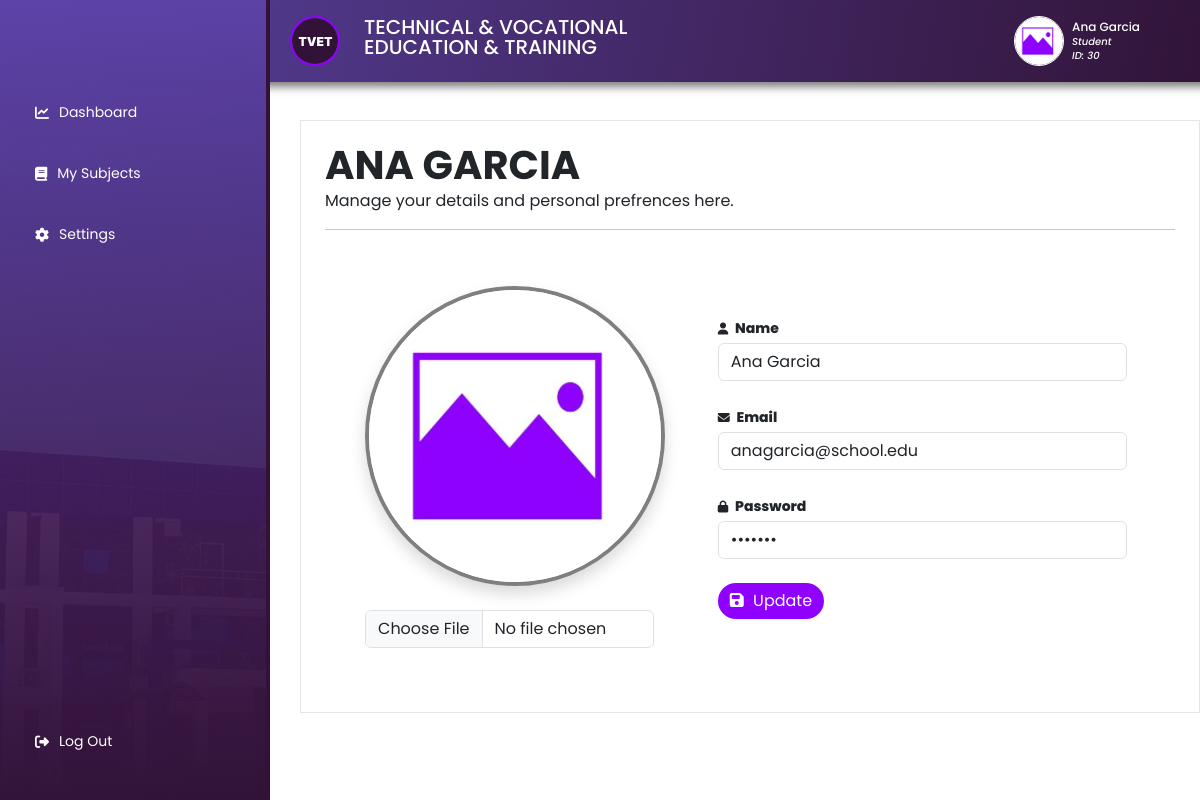
The app's page /student/settings.php (signed in) with its own data.
### tables this page shows
CREATE TABLE `student_users` (
  `id` int NOT NULL,
  `name` varchar(255) NOT NULL,
  `course` varchar(50) NOT NULL,
  `email` varchar(255) NOT NULL,
  `password` varchar(255) NOT NULL,
  `s_image` text
);

### student/settings.php (the view, shortened to what this page needs)
<?php
require_once '../config/conn.php';
$student_id = $_SESSION['student_id'];
$student = $conn->query("SELECT * FROM `student_users` WHERE id = '$student_id'");
$row = $student->fetch_assoc();
$mail = $row['email'];
?>
<!DOCTYPE html>
<html lang="en">
<head>
    <link rel="stylesheet" href="../public/style/bootstrap.min.css">
    <link rel="stylesheet" href="../public/style/main.css">
    <link rel="stylesheet" href="../public/style/admin.css">
    <link rel="stylesheet" href="../public/fonts/css/all.min.css">
    <link rel="stylesheet" href="../public/style/loading.css">
    <link rel="stylesheet" href="../public/style/settings.css">
</head>
<body>
    <?php include('./theme/header.php'); ?>
    <div class="main-container">
        <?php include('./theme/sidebar.php'); ?>
        <main class="main">
            <div class="main-wrapper">
                <div class="text-wrapper">
                    <h1 style="line-height: 1; text-transform:uppercase; font-weight:700; margin-bottom:4px"><?= $name; ?></h1>
                    <p>Manage your details and personal prefrences here.</p>
                    <hr>
                </div>
                <form action="settings.php" enctype="multipart/form-data" method="post">
                    <div class="d-flex flex-row gap-4 align-items-center p-4">
                        <div class="change-profile">
                            <div class="change-image shadow mb-4">
                                <img src="../public/assets/images/<?= !empty($image) ? $image : 'imageholder.jpg' ?>" id="imageholder">
                            </div>
                            <input type="file" name="image" id="image" class="form-control">
                        </div>
                        <div class="d-flex flex-column gap-4 w-100 p-4">
                            <div class="form-group w-100">
                                <label for="name">
                                    <i class="fas fa-user"></i> Name
                                </label>
                                <input type="text" name="name" id="name" class="form-control" value="<?= $name ?>" readonly>
                            </div>
                            <div class="form-group w-100">
                                <label for="email">
                                    <i class="fas fa-envelope"></i> Email
                                </label>
                                <input type="text" name="email" id="email" class="form-control" value="<?= $mail ?>">
                            </div>
                            <div class="form-group w-100">
                                <label for="pass">
                                    <i class="fas fa-lock"></i> Password
                                </label>
                                <input type="password" name="pass" id="pass" class="form-control" value="<?= $pass ?>">
                            </div>
                            <div class="mb-t">
                                <button type="submit" class="btn btn-primary" name="updatesettings">
                                    <i class="fas fa-save"></i> Update
                                </button>
                            </div>
                        </div>
                    </div>
                </form>
            </div>
        </main>
    </div>
</body>
</html>

### student/theme/header.php (shortened to what this page needs)
<?php
$student_id = $_SESSION['student_id'];
$student = $conn->query("SELECT * FROM `student_users` WHERE id = '$student_id'");
$row = $student->fetch_assoc();
$id = $row['id'];
$name = $row['name'];
$pass = $row['password'];
$image = $row['s_image'];
?>
<header>
    <div class="header-container">
        <div class="logo-wrapper d-flex flex-row gap-4 align-items-center">
            <div class="logo">
                <img src="../public/assets/icon/logo.svg">
            </div>
            <h5 class="text-white" style="text-transform: uppercase; line-height:1">Technical & Vocational <br> Education & Training</h5>
        </div>
        <div class="profile-wrapper d-flex flex-row gap-2 align-items-center">
            <div class="profile">
                <a href="settings.php">
                    <img src="../public/assets/images/<?= !empty($image) ? $image : 'imageholder.jpg' ?>" alt="Profile Picture">
                </a>
            </div>
            <div class="profile-name">
                <h6 style="font-size: 12px; line-height: 1; margin-bottom:4px" class="text-white"><?= $name; ?></h6>
                <h6 style="font-size: 10px; line-height: 1; margin:0; margin-bottom:4px" class="text-white"><em>Student</em></h6>
                <h6 style="font-size: 10px; line-height: 1; margin:0" class="text-white"><em>ID: <?= $id; ?></em></h6>
            </div>
        </div>
    </div>
</header>

### public/style/main.css (style rules this page uses)
body { font-family: 'Poppins' !important; }
button { border: none !important; cursor: pointer; border-radius: 50px !important; }
a { text-decoration: none; }
.btn i, th i { margin-right: 5px; }
input { box-shadow: none !important; }
label { margin-bottom: 4px; font-size: 14px; font-weight: 800; }
.main { width: 100%; margin-top: 120px; }
.main-wrapper { margin-left: 300px; padding: 2%; border: 1px solid rgba(0, 0, 0, 0.1); }
.logo { width: 50px; }
.logo img { width: 100%; border: 2px solid #8F00FF; border-radius: 50%; }
.profile { width: 50px; height: 50px; border-radius: 100%; border: 1px solid white; }
.profile img { width: 100%; height: 100%; object-fit: cover; border-radius: 100%; }
.logo-wrapper { margin-left: 230px; }
.header-container { padding: 16px; display: flex; justify-content: space-between; background: linear-gradient(100deg, rgba(88,66,160,1) 0%, rgba(50,20,56,1) 100%); position: fixed; top: 0; width: 100%; z-index: 100; padding-inline: 60px; -webkit-box-shadow: 59px 12px 8px -7px rgba(0,0,0,0.5); }

### public/style/settings.css (style rules this page uses)
.change-profile { width: 40%; padding: 2%; }
.change-profile img { width: 100%; height: 100%; object-fit: cover; border-radius: 100%; }
.change-image { width: 300px; height: 300px; border-radius: 100%; border: 4px solid rgba(0, 0, 0, 0.5); }
label i { margin-right: 4px; font-size: 12px; }

### records on screen
student_users: name "Ana Garcia", id "30", name "ANA GARCIA", email "anagarcia@school.edu"
